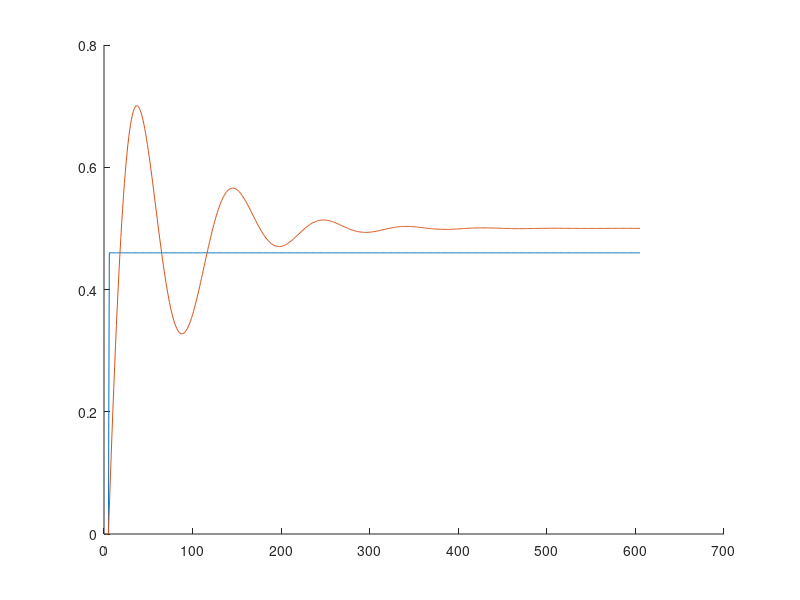

The MATLAB source for this figure: (Note: this script raises an error after producing the figure.)
close all
% clear all
load Datos.mat
hold on
x= [0,0,0,0,0,u];
y= [0,0,0,0,0,deseados];
plot(x)
plot(y)

% w=[0.0031   -0.0717   -0.0134    0.0921   -0.7662    0.6344    1.1225];
% w2=[4.6284   -2.8155   -9.0716    7.3621   -0.0365    0.4280    0.4960];
% no=1;
% w2=rand(no,7);
% c2=rand(1,no+1);


error=0;
% for i=1:10000
% Parte 2
alfa=10;
% deseados=0;
Aux=0;

x2=[0,0,0];
y2=[0,0,0];
% 


% w=rand(1,7);
% w2=rand(1,7);
for j=1:length(y)-3
% Controlador inverso

entradas=[x(j:3+j)';x2(j:j+2)'];
% entradas=[x(i:2+i)';y(i:1+i)'];

deseados = y(j+3);

   [yrk, ecm,w2,c2] = feedForwardMPerceptron(alfa,entradas,w,c,no,0,0);
%  [yrk, ecm,w,c] = feedForwardMadaline(alfa,entradas,w,c,no,deseados,0);

x2(j+3)=yrk;

% entradas2=[x2(j:3+j)';y2(j:j+2)'];
% % entradas=[x(i:2+i)';y(i:1+i)'];
% 
% [yrk, ecm,w] = feedForwardAdaline(alfa,entradas2,w,deseados,0);
% % disp(ecm);
% error = deseados-yrk;
% Aux(j)=error;
% y2(j+3)=yrk;
% 
% 
% [yrk, ecm,w2,c2] = feedForwardMPerceptronCompuesto(alfa,entradas,w2,c2,no,0,1,w,error);
% % disp(w2)
end
% plot(Aux)

hold on
P1=plot(x,'k');
P2=plot(y,'r');
P3=plot(x2,'g');
% pause(0.01)
% delete(P1);
% delete(P2);
% delete(P3);
% hold off

% % end
% hold on
% P1=plot(x,'k');
% P2=plot(y,'r');
% P3=plot(x2,'g');

